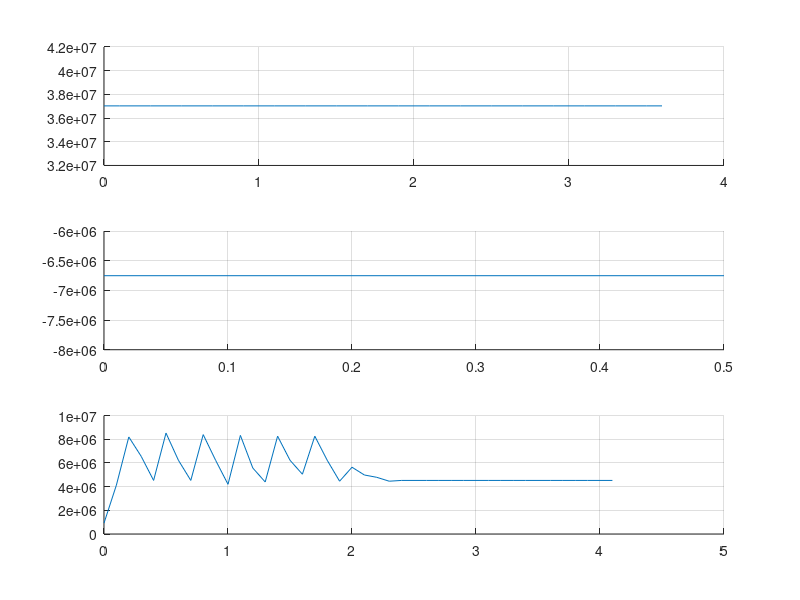
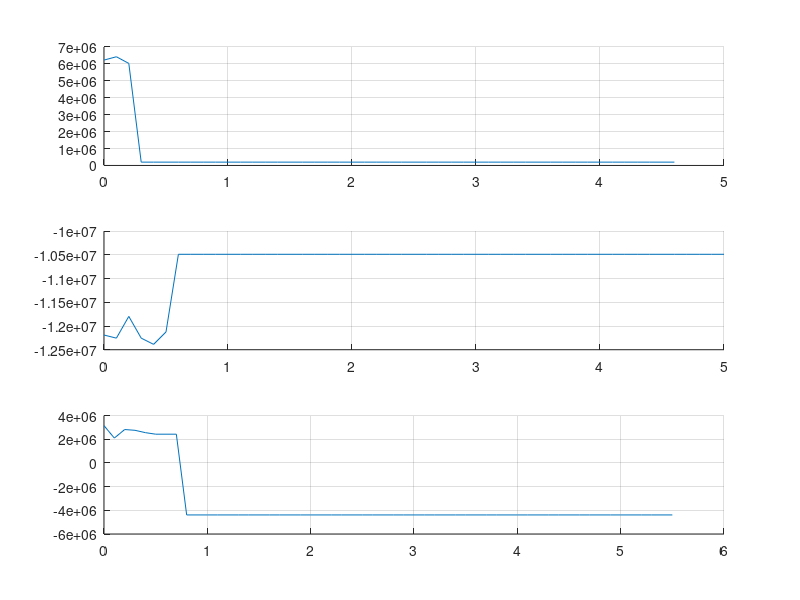

These figures' MATLAB source, in order:
close all
clear all 
clc

D2R=pi/180;
R2D=180/pi;

data_enc1 = dlmread('data_encoder1.txt','\t', 1, 0);
data_enc2 = dlmread('data_encoder2.txt','\t', 1, 0);
data_enc3 = dlmread('data_encoder3.txt','\t', 1, 0);
data_enc4 = dlmread('data_encoder4.txt','\t', 1, 0);
data_enc5 = dlmread('data_encoder5.txt','\t', 1, 0);
data_enc6 = dlmread('data_encoder6.txt','\t', 1, 0);

figure(1)
subplot(3,1,1);hold on;grid on;
plot(data_enc1(:,1),data_enc1(:,2));
%figure(2)
subplot(3,1,2);hold on;grid on;
plot(data_enc2(:,1),data_enc2(:,2));
%figure(3)
subplot(3,1,3);hold on;grid on;
plot(data_enc3(:,1),data_enc3(:,2));
figure(4)
subplot(3,1,1);hold on;grid on;
plot(data_enc4(:,1),data_enc4(:,2));
subplot(3,1,2);hold on;grid on;
%figure(5)
plot(data_enc5(:,1),data_enc5(:,2));
%figure(6)
subplot(3,1,3);hold on;grid on;
plot(data_enc6(:,1),data_enc6(:,2));